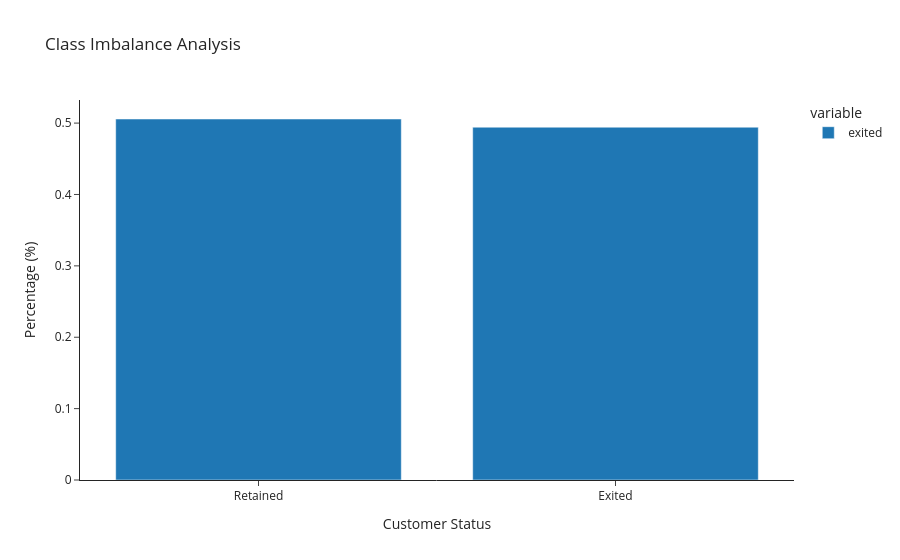

Notebook code for this chart:
### Markdown cell above
## 3.2 Oversampling

### Code cell
# Apply oversampling by replicating the minority class (Exited) four times
joined_data = pd.concat([m_data, target], axis=1)

# Separate the data in exited and no exited
joined_data_ones = joined_data[joined_data['exited'] == 1]
joined_data_zero = joined_data[joined_data['exited'] == 0]

# Multiplicated data and concatenate with zero class
joined_data_ones_x4 = pd.concat([joined_data_ones]*4).reset_index(drop=True)
joined_data = pd.concat([joined_data_ones_x4,joined_data_zero]).reset_index(drop=True)

# Shuffle
suffle_data = shuffle(joined_data, random_state=12345).reset_index(drop=True)

# Split data
features_train = suffle_data.drop(columns='exited')
target_train = suffle_data['exited']

# Examining class imbalance
target_proportion = target_train.value_counts(normalize=True)
target_proportion.index = ['Retained', 'Exited']

px.bar(
    target_proportion,
    title='Class Imbalance Analysis',
    labels={
        'value': 'Percentage (%)',
        'index': 'Customer Status'
    },
    template='simple_white'
)

### Figure 1 — Plotly figure (JSON) as saved in the notebook; plotly's stock layout.template omitted (floating-point values rounded to 4 significant figures)
{"data": [{"alignmentgroup": "True", "hovertemplate": "variable=exited<br>Customer Status=%{x}<br>Percentage (%)=%{y}<extra></extra>", "legendgroup": "exited", "marker": {"color": "#1F77B4", "pattern": {"shape": ""}}, "name": "exited", "offsetgroup": "exited", "orientation": "v", "showlegend": true, "textposition": "auto", "type": "bar", "x": ["Retained", "Exited"], "xaxis": "x", "y": [0.5057, 0.4943], "yaxis": "y"}], "layout": {"barmode": "relative", "legend": {"title": {"text": "variable"}, "tracegroupgap": 0}, "title": {"text": "Class Imbalance Analysis"}, "xaxis": {"anchor": "y", "domain": [0, 1], "title": {"text": "Customer Status"}}, "yaxis": {"anchor": "x", "domain": [0, 1], "title": {"text": "Percentage (%)"}}}}
